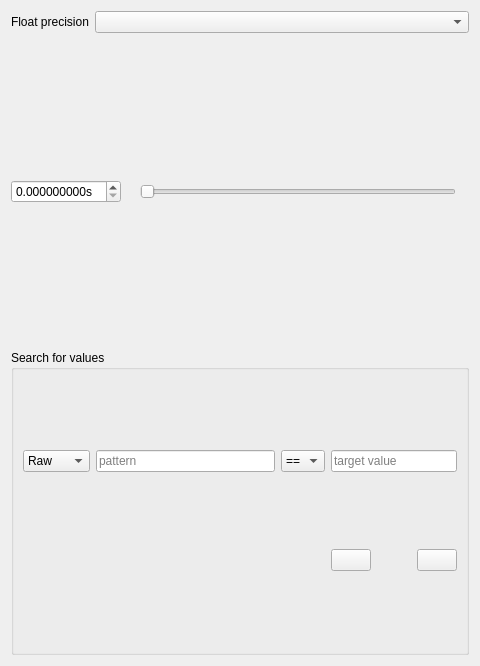
<?xml version="1.0" encoding="UTF-8"?>
<ui version="4.0">
 <class>NumericDisplay</class>
 <widget class="QWidget" name="NumericDisplay">
  <property name="geometry">
   <rect>
    <x>0</x>
    <y>0</y>
    <width>480</width>
    <height>666</height>
   </rect>
  </property>
  <property name="windowTitle">
   <string>Form</string>
  </property>
  <layout class="QVBoxLayout" name="verticalLayout" stretch="0,0,0">
   <item>
    <layout class="QGridLayout" name="gridLayout_2" columnstretch="0,1">
     <item row="0" column="0">
      <widget class="QLabel" name="label_5">
       <property name="text">
        <string>Float precision</string>
       </property>
      </widget>
     </item>
     <item row="0" column="1">
      <widget class="QComboBox" name="float_precision"/>
     </item>
    </layout>
   </item>
   <item>
    <layout class="QHBoxLayout" name="horizontalLayout" stretch="0,0,1,0">
     <item>
      <widget class="QDoubleSpinBox" name="timestamp">
       <property name="suffix">
        <string>s</string>
       </property>
       <property name="decimals">
        <number>9</number>
       </property>
       <property name="singleStep">
        <double>0.001000000000000</double>
       </property>
      </widget>
     </item>
     <item>
      <widget class="QLabel" name="min_t">
       <property name="text">
        <string/>
       </property>
      </widget>
     </item>
     <item>
      <widget class="QSlider" name="timestamp_slider">
       <property name="maximum">
        <number>99999</number>
       </property>
       <property name="orientation">
        <enum>Qt::Horizontal</enum>
       </property>
       <property name="invertedAppearance">
        <bool>false</bool>
       </property>
       <property name="invertedControls">
        <bool>false</bool>
       </property>
       <property name="tickPosition">
        <enum>QSlider::NoTicks</enum>
       </property>
       <property name="tickInterval">
        <number>1</number>
       </property>
      </widget>
     </item>
     <item>
      <widget class="QLabel" name="max_t">
       <property name="text">
        <string/>
       </property>
      </widget>
     </item>
    </layout>
   </item>
   <item>
    <widget class="QGroupBox" name="groupBox">
     <property name="title">
      <string>Search for values</string>
     </property>
     <layout class="QGridLayout" name="gridLayout" columnstretch="0,1,0,0">
      <item row="0" column="1">
       <widget class="QLineEdit" name="pattern_match">
        <property name="placeholderText">
         <string>pattern</string>
        </property>
       </widget>
      </item>
      <item row="0" column="2">
       <widget class="QComboBox" name="op">
        <item>
         <property name="text">
          <string>==</string>
         </property>
        </item>
        <item>
         <property name="text">
          <string>!=</string>
         </property>
        </item>
        <item>
         <property name="text">
          <string>&lt;</string>
         </property>
        </item>
        <item>
         <property name="text">
          <string>&lt;=</string>
         </property>
        </item>
        <item>
         <property name="text">
          <string>&gt;</string>
         </property>
        </item>
        <item>
         <property name="text">
          <string>&gt;=</string>
         </property>
        </item>
       </widget>
      </item>
      <item row="0" column="3">
       <widget class="QLineEdit" name="target">
        <property name="placeholderText">
         <string>target value</string>
        </property>
       </widget>
      </item>
      <item row="1" column="3">
       <layout class="QHBoxLayout" name="horizontalLayout_3">
        <item>
         <widget class="QPushButton" name="backward">
          <property name="text">
           <string/>
          </property>
          <property name="icon">
           <iconset resource="resource.qrc">
            <normaloff>:/right.png</normaloff>:/right.png</iconset>
          </property>
         </widget>
        </item>
        <item>
         <spacer name="horizontalSpacer_4">
          <property name="orientation">
           <enum>Qt::Horizontal</enum>
          </property>
          <property name="sizeHint" stdset="0">
           <size>
            <width>40</width>
            <height>20</height>
           </size>
          </property>
         </spacer>
        </item>
        <item>
         <widget class="QPushButton" name="forward">
          <property name="text">
           <string/>
          </property>
          <property name="icon">
           <iconset resource="resource.qrc">
            <normaloff>:/left.png</normaloff>:/left.png</iconset>
          </property>
         </widget>
        </item>
       </layout>
      </item>
      <item row="0" column="0">
       <widget class="QComboBox" name="match_mode">
        <item>
         <property name="text">
          <string>Raw</string>
         </property>
        </item>
        <item>
         <property name="text">
          <string>Scaled</string>
         </property>
        </item>
       </widget>
      </item>
      <item row="1" column="0" colspan="2">
       <widget class="QLabel" name="match">
        <property name="text">
         <string/>
        </property>
       </widget>
      </item>
     </layout>
    </widget>
   </item>
  </layout>
 </widget>
 <tabstops>
  <tabstop>timestamp</tabstop>
  <tabstop>pattern_match</tabstop>
  <tabstop>op</tabstop>
  <tabstop>target</tabstop>
  <tabstop>backward</tabstop>
  <tabstop>forward</tabstop>
 </tabstops>
 <resources>
  <include location="resource.qrc"/>
 </resources>
 <connections/>
</ui>
